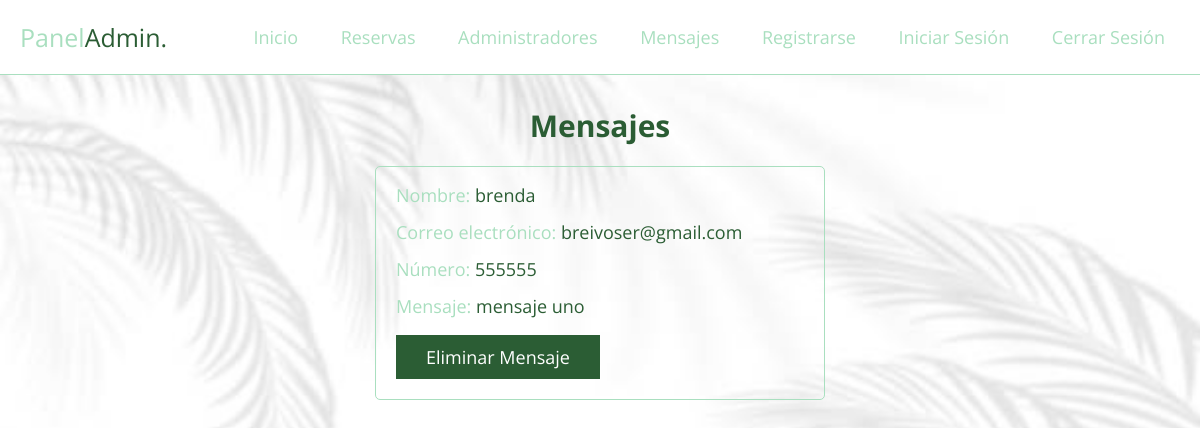
/admin/messages.php (signed in), run on the app's committed database.
### tables this page shows
CREATE TABLE IF NOT EXISTS `mensajes` (
  `id` varchar(20) NOT NULL,
  `nombre` varchar(50) NOT NULL,
  `correo_electronico` varchar(50) NOT NULL,
  `numero` varchar(10) NOT NULL,
  `mensaje` varchar(1000) NOT NULL
);

### admin/messages.php (the view, shortened to what this page needs)
<?php
include '../components/conexion.php';
?>
<!DOCTYPE html>
<html lang="es">
<head>
   <link rel="stylesheet" href="https://cdnjs.cloudflare.com/ajax/libs/font-awesome/6.2.0/css/all.min.css">
   <link rel="stylesheet" href="../css/admin_style.css">
</head>
<body>
<?php include '../components/admin_header.php'; ?>
<section class="grid">
   <h1 class="heading">Mensajes</h1>
   <div class="box-container">
   <?php
    $select_messages = $conn->prepare("SELECT * FROM `mensajes`");
    $select_messages->execute();
    if($select_messages->rowCount() > 0){
    while($fetch_messages = $select_messages->fetch(PDO::FETCH_ASSOC)){
   ?>
   <div class="box">
      <p>Nombre: <span><?= $fetch_messages['nombre']; ?></span></p>
      <p>Correo electrónico: <span><?= $fetch_messages['correo_electronico']; ?></span></p>
      <p>Número: <span><?= $fetch_messages['numero']; ?></span></p>
      <p>Mensaje: <span><?= $fetch_messages['mensaje']; ?></span></p>
      <form action="" method="POST">
         <input type="submit" value="Eliminar mensaje" onclick="return confirm('¿Eliminar este mensaje?');" name="delete" class="btn">
      </form>
   </div>
   <?php
      }
      }
   ?>
   </div>
</section>
</body>
</html>

### css/admin_style.css (style rules this page uses)
:root { --main-color: #2B5D34; --sub-color: #A9DFBF; --other-color: #3C8243; --white: #FFFFFF; --border: .1rem solid var(--sub-color); }
* { font-family: "Open Sans", sans-serif; margin: 0; padding: 0; box-sizing: border-box; outline: none; border: none; text-decoration: none; }
html { font-size: 62.5%; overflow-x: hidden; scroll-behavior: smooth; scroll-padding-top: 2rem; background-image: url('../img/fondo.jpg'); background-size: cover; background-position: center; background-repeat: no-repeat; min-height: none; overflow-x: hidden; }
section { padding: 3rem 2rem; max-width: 1200px; margin: 0 auto; }
.heading { margin-bottom: 2rem; text-align: center; text-transform: capitalize; color: var(--main-color); font-size: 3rem; }
.btn { display: inline-block; cursor: pointer; padding: 1rem 3rem; font-size: 1.8rem; color: var(--white); text-align: center; text-transform: capitalize; transition: .2s linear; margin-top: 1rem; background-color: var(--main-color); }
.grid .box-container { display: grid; grid-template-columns: repeat(auto-fit, 45rem); align-items: flex-start; justify-content: center; gap: 1.5rem; }
.grid .box-container .box { border-radius: .5rem; padding: 2rem; padding-top: 1rem; border: var(--border); overflow-x: hidden; }
.grid .box-container .box p { line-height: 1.5; padding: .5rem 0; font-size: 1.8rem; color: var(--sub-color); white-space: pre-line; text-overflow: ellipsis; overflow-x: hidden; }
.grid .box-container .box p span { color: var(--main-color); }

### data on the page
mensajes: nombre "brenda", correo_electronico "breivoser@gmail.com", numero "555555", mensaje "mensaje uno"
